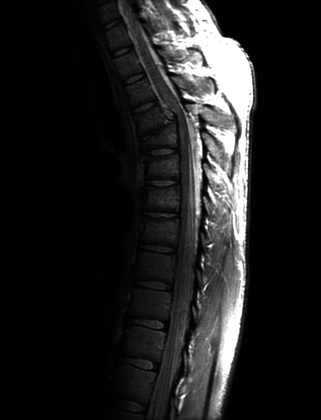
%> input picture lab02/Proj03-02/inputImage.tif, 321 x 420 px, shrunk from 746 x 976 before the run
$ octave main.m   (GNU Octave 9; MATLAB toolbox functions it lacks are replaced by stand-ins)
%> lines starting %> are read from the running program, lines starting %| are printed output that depends on the picture
%> further down, inputImage is the input picture: size 420x321 uint8; min 0, max 255, mean 32.6
### lab02/Proj03-02/imageHist.m
function [histVector] = imageHist(input)
%IMAGEHIST Summary of this function goes here
%   Detailed explanation goes here
[m,n,ch] = size(input);
%> m = 420; n = 321; ch = 1
histVector = zeros(256);
for x = 1:m
    for y = 1:n
        value = input(x,y);
        histVector(value+1) = histVector(value+1)+1;
    end
end
end

### lab02/Proj03-02/histEqualization.m
function [output,T] = histEqualization(input)
% LOGTRANSFORMATION Summary of this function goes here
% Detailed explanation goes here
[m,n,ch] = size(input);
output = zeros(m,n);
histVector = imageHist(input);
T = zeros(256);

prev = 0;
for i=1:256
    T(i) = prev + 255*(histVector(i))/(m*n);
    prev = T(i);
end
%> this loop made 256 passes
%> prev on passes 1 to 3: 4.67, 146.3, 151
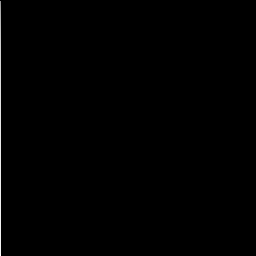
%> T: size 256x256 double; min 0, max 255, mean 0.9
t = 1:1:256;
stairs(T);

for x = 1:m
    for y = 1:n
        value = input(x,y);
        output(x,y) = T(value+1);
    end
end
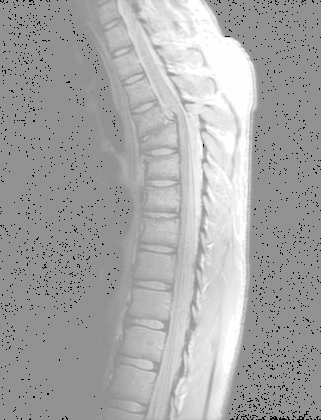
%> output: size 420x321 double; min 4.67, max 255, mean 167.3
output = uint8(output);
%> output: size 420x321 uint8
T = imageHist(output);

end

### lab02/Proj03-02/main.m
clear;
close all;
% (a) Write a computer program capable of reducing the number of intensity levels in a image from 256 to 2, in integer powers of 2.
% The desired number of intensity levels needs to be a variable input to your program.

inputImage = imread("./inputImage.tif");

histVector = imageHist(inputImage);
% plot(histVector);

[output,T] = histEqualization(inputImage);
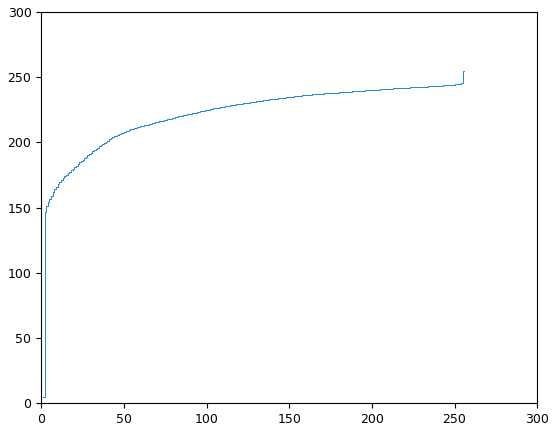
%> figure redrawn from the program's plot data
histVector = imageHist(output);
% plot(T);

% imwrite(output,'enhancedOutput.tif','tif');
